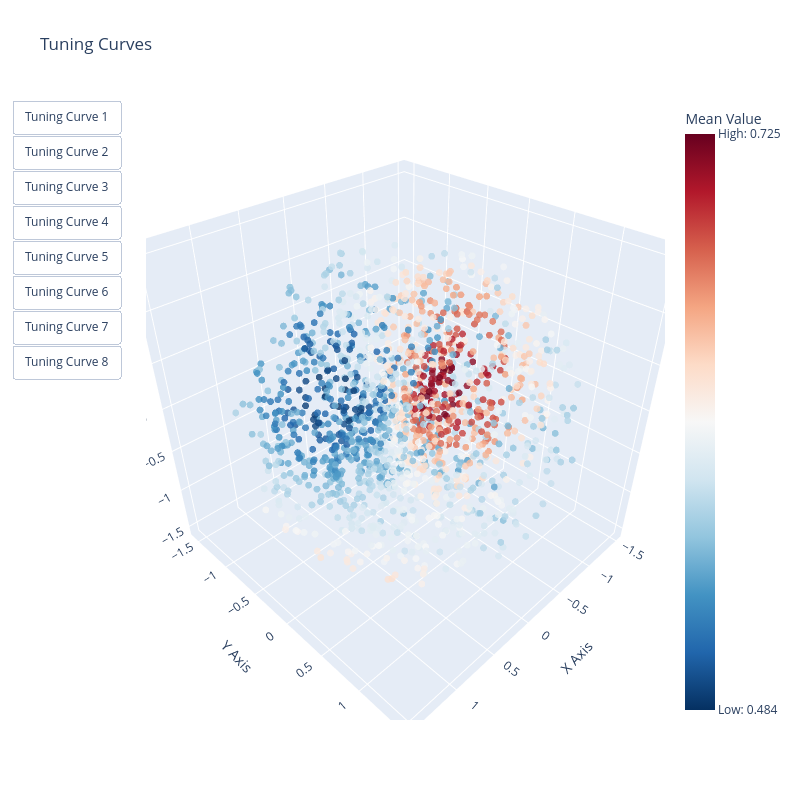

Notebook code cell kept with this figure:
### Markdown cell above
## Create a function that generates a mGPLVM-suitable dataset

Credit: Kris's [Colab Notebook](https://colab.research.google.com/drive/1C7x5u4cMsH5f4i261Yz81zgDHgcJ-_MY?usp=sharing#scrollTo=_kLWsteXAb5z)

### Code cell
### Try SO(3) ###
reload(Rot)
### generate some synthetic data ###
def plot_activity_heatmap(Y, title = "raw activity"):
  ### plot the activity of our neurons ###
  plt.figure(figsize = (10, 5))
  plt.imshow(Y, cmap = 'Greys', aspect = 'auto', vmin = np.quantile(Y, 0.01), vmax = np.quantile(Y, 0.90))
  plt.xlabel('time')
  plt.ylabel('neuron')
  plt.title(title, fontsize = 25)
  plt.xticks([])
  plt.yticks([])
  plt.show()

n_ts = 800 #total time points
n_ts1 = 400 #training time points
n_neurons = 100 #number of neurons

#generate quaternions over time using an autoregressive process
qs_t = np.random.normal(0, 1, (n_ts, 4)) #random points on sphere
qs_t = qs_t / np.sqrt(np.sum(qs_t**2, axis = 1, keepdims = True)) #normalize
for t in range(1, n_ts): #autoregressive process
  step = np.random.normal(0, 0.4, 3) #displacement in tangent space
  theta = np.sqrt(np.sum(step**2))
  v = step / theta
  qt = np.concatenate([np.ones(1)*np.cos(theta), np.sin(theta)*v]) #displacement in quaternion space
  qs_t[t, :] = Rot.q_mult_np(qt, qs_t[t-1, :])
  #print(qs_t[t, :], np.sum(qs_t[t, :]**2), theta)
qs_t = np.sign(qs_t[:, :1]) * qs_t #consistent sign

dt_dists = 4*( 1 - np.sum(qs_t[:-1, :] * qs_t[1:, :], axis = 1)**2 )
print('consecutive displacements:', np.quantile(dt_dists, [0.1, 0.25, 0.5, 0.75, 0.9]))
reload(g)
reload(Rot)
device = "cuda"
data = g.gen_featured_data(qs_t, trainer.config['training_config'])
features, labels = data.data, data.labels
features = features.to(device)
labels = labels.to(device)
network_model = trainer.model.to(device)
network_model.eval()

def get_hidden_state(module, input, output):
    global hidden_states
    hidden_states.append(output[0].detach().clone())

network_model.rnn.register_forward_hook(get_hidden_state) 
hidden_states = []
out = network_model(features)
index = 49
plot_activity_heatmap(hidden_states[0][:, index, :].cpu().numpy().T)
Y = hidden_states[0][:, index, :].cpu().numpy().T
Y1 = hidden_states[0][:n_ts1, index, :].cpu().numpy().T
thetas1 = qs_t[:n_ts1, :]
Y2 = hidden_states[0][n_ts1:, index, :].cpu().numpy().T
Y = np.array([Y])
_, n, m = Y.shape
plt.figure()
Yplot = Y[0]
print(Y.shape)
d = 1  # dims of latent space
n_z = 15  # number of inducing points
n_samples = 1  # number of samples


def build_model():
    # specify manifold, kernel and rdist
    manif = mgp.manifolds.So3(m, d)  # latent distribution manifold
    lat_dist = mgp.rdist.ReLie(manif, m, n_samples)  # construct ReLie distribution
    # Note: we construct the kernel and likelihood by passing the data in for initialization
    kernel = mgp.kernels.QuadExp(
        n, manif.distance
    )  # Use an exponential quadratic (RBF) kernel
    lik = mgp.likelihoods.Gaussian(n)  # Gaussian likelihood
    #lprior = mgp.lpriors.Uniform(manif)  # Prior on the manifold distribution
    lprior = mgp.lpriors.Brownian(manif, fixed_brownian_c=True, fixed_brownian_eta=False,
                                  brownian_eta=torch.ones(d) * 2 ** 2)
    z = manif.inducing_points(n, n_z)  # build inducing points
    model = mgp.models.SvgpLvm(
        n, m, n_samples, z, kernel, lik, lat_dist, lprior, whiten=False #True
    ).to(device)
    return model


data = torch.tensor(Y, device=device, dtype=torch.get_default_dtype())
model = build_model()

train_params = mgp.crossval.training_params(max_steps=1500, n_mc=16, lrate=5e-2, print_every=100, burnin=50)
progress = mgp.crossval.train_model(model, data, train_params)  # train model
pickle.dump(model, open(configs['save_path'] + "\\best_model_mgplvm.pkl", "wb"))
n_ts = 1600  #total time points
n_ts1 = 400  #training time points
n_neurons = n_size  #number of neurons

#generate quaternions over time using an autoregressive process
qs_t = np.random.normal(0, 1, (n_ts, 4))  #random points on sphere
qs_t = qs_t / np.sqrt(np.sum(qs_t ** 2, axis=1, keepdims=True))  #normalize
for t in range(1, n_ts):  #autoregressive process
    step = np.random.normal(0, 0.4, 3)  #displacement in tangent space
    theta = np.sqrt(np.sum(step ** 2))
    v = step / theta
    qt = np.concatenate([np.ones(1) * np.cos(theta), np.sin(theta) * v])  #displacement in quaternion space
    qs_t[t, :] = Rot.q_mult_np(qt, qs_t[t - 1, :])

qs_t = np.sign(qs_t[:, :1]) * qs_t  #consistent sign

theta = 2 * np.arccos(qs_t[..., :1])
u = qs_t[..., 1:]

xs = (0.5 * 
      u * theta)

query = torch.tensor(qs_t.T,
                     dtype=torch.get_default_dtype(),
                     device=device)[None, None, ...]
data = torch.tensor(Y, dtype=torch.get_default_dtype()).to(device)
fmean, fvar = model.obs.predict(query, full_cov=False)
fstd = fvar.sqrt()
print('\n\ntuning curves:')
from mpl_toolkits import mplot3d

plt.figure(figsize=(15, 15*n_size / 16))
for i in range(n_size):
    mean, std = [arr.cpu().detach().numpy() for arr in [fmean, fstd]]
    mean = mean[0, 0, :, :]
    ax = plt.subplot(int(n_size/4), 4, i + 1, projection='3d')
    n = i
    ax.scatter3D(xs[:, 0], xs[:, 1], xs[:, 2], c=mean[n, :], cmap='coolwarm', alpha=0.5, s=4)
    ax.set_xticks([]);
    ax.set_yticks([]);
    ax.set_zticks([])
plt.tight_layout()
plt.savefig(configs['save_path'] + "\\best_model_tuning_curves_mgplvm.png")

# Assuming you have already defined xs, fmean, and fstd appropriately

# Extract mean values
mean = fmean.cpu().detach().numpy()[0, 0, :, :]

# Create a figure with subplots
fig = go.Figure()
for i in range(n_size):
    n = i
    fig.add_trace(go.Scatter3d(
        x=xs[:, 0],
        y=xs[:, 1],
        z=xs[:, 2],
        mode='markers',
        marker=dict(
            size=4,
            reversescale=True,
            color=mean[n, :],
            opacity=0.8,
            colorbar=dict(
                title='Mean Value',
                tickvals=[mean[n, :].min(), 0, mean[n, :].max()],
                ticktext=[f"Low: {min(mean[n, :]):.3g}", f"Medium: {0}", f"High: {max(mean[n, :]):.3g}"],
            ),
            colorbar_title='Mean Value',
            colorscale="rdbu"
        ),
        name=f'Tuning Curve {i + 1}',
        showlegend=False,
        visible=False,
    ))

# Update layout for each subplot
fig.update_layout(
    height=800,  # Adjust height to match your matplotlib figsize
    width=800,  # Adjust width to match your matplotlib figsize
    title='Tuning Curves',
    legend=dict(
        title='Tuning Curves',
        x=0.7,
        y=1.2
    ),
    scene=dict(
        xaxis=dict(title='X Axis'),
        yaxis=dict(title='Y Axis'),
        zaxis=dict(title='Z Axis')
    ),
    scene2=dict(
        xaxis=dict(title='X Axis'),
        yaxis=dict(title='Y Axis'),
        zaxis=dict(title='Z Axis')
    ),
    scene3=dict(
        xaxis=dict(title='X Axis'),
        yaxis=dict(title='Y Axis'),
        zaxis=dict(title='Z Axis')
    ),
    scene4=dict(
        xaxis=dict(title='X Axis'),
        yaxis=dict(title='Y Axis'),
        zaxis=dict(title='Z Axis')
    ),
    scene5=dict(
        xaxis=dict(title='X Axis'),
        yaxis=dict(title='Y Axis'),
        zaxis=dict(title='Z Axis')
    ),
    scene6=dict(
        xaxis=dict(title='X Axis'),
        yaxis=dict(title='Y Axis'),
        zaxis=dict(title='Z Axis')
    ),
    scene7=dict(
        xaxis=dict(title='X Axis'),
        yaxis=dict(title='Y Axis'),
        zaxis=dict(title='Z Axis')
    )
)
fig.data[0].visible = True
# Create update menu buttons
updatemenus = [
    dict(
        type="buttons",
        showactive=False,
        buttons=[
            dict(label=f'Tuning Curve {i + 1}',
                 method='update',
                 args=[{'visible': [j == i for j in range(8)]}])
            for i in range(8)
        ],
    )
]

# Update layout for each subplot
fig.update_layout(
    updatemenus=updatemenus,
    height=800,  # Adjust height to match your matplotlib figsize
    width=800,  # Adjust width to match your matplotlib figsize
    title='Tuning Curves',
    legend=dict(
        title='Tuning Curves',
        x=0.7,
        y=1.2
    ),
    scene=dict(
        xaxis=dict(title='X Axis'),
        yaxis=dict(title='Y Axis'),
        zaxis=dict(title='Z Axis')
    )
)
pickle.dump(fig, open(configs['save_path'] + "\\best_model_tuning_curves_mgplvm.pkl", "wb"))
fig.show()

### Figure 1 — Plotly figure (JSON) as saved in the notebook; plotly's stock layout.template omitted (floating-point values rounded to 4 significant figures; data arrays with more than 128 entries replaced by an {"elided": "..."} marker saying what was removed)
{"data": [{"marker": {"color": {"elided": "1600 float values"}, "colorbar": {"ticktext": ["Low: 0.484", "Medium: 0", "High: 0.725"], "tickvals": [0.4842, 0, 0.7253], "title": {"text": "Mean Value"}}, "colorscale": [[0.0, "rgb(103,0,31)"], [0.1, "rgb(178,24,43)"], [0.2, "rgb(214,96,77)"], [0.3, "rgb(244,165,130)"], [0.4, "rgb(253,219,199)"], [0.5, "rgb(247,247,247)"], [0.6, "rgb(209,229,240)"], [0.7, "rgb(146,197,222)"], [0.8, "rgb(67,147,195)"], [0.9, "rgb(33,102,172)"], [1.0, "rgb(5,48,97)"]], "opacity": 0.8, "reversescale": true, "size": 4}, "mode": "markers", "name": "Tuning Curve 1", "showlegend": false, "visible": true, "x": {"elided": "1600 float values"}, "y": {"elided": "1600 float values"}, "z": {"elided": "1600 float values"}, "type": "scatter3d"}, {"marker": {"color": {"elided": "1600 float values"}, "colorbar": {"ticktext": ["Low: -0.629", "Medium: 0", "High: 0.834"], "tickvals": [-0.6294, 0, 0.8344], "title": {"text": "Mean Value"}}, "colorscale": [[0.0, "rgb(103,0,31)"], [0.1, "rgb(178,24,43)"], [0.2, "rgb(214,96,77)"], [0.3, "rgb(244,165,130)"], [0.4, "rgb(253,219,199)"], [0.5, "rgb(247,247,247)"], [0.6, "rgb(209,229,240)"], [0.7, "rgb(146,197,222)"], [0.8, "rgb(67,147,195)"], [0.9, "rgb(33,102,172)"], [1.0, "rgb(5,48,97)"]], "opacity": 0.8, "reversescale": true, "size": 4}, "mode": "markers", "name": "Tuning Curve 2", "showlegend": false, "visible": false, "x": {"elided": "1600 float values"}, "y": {"elided": "1600 float values"}, "z": {"elided": "1600 float values"}, "type": "scatter3d"}, {"marker": {"color": {"elided": "1600 float values"}, "colorbar": {"ticktext": ["Low: -0.895", "Medium: 0", "High: 0.919"], "tickvals": [-0.8952, 0, 0.9189], "title": {"text": "Mean Value"}}, "colorscale": [[0.0, "rgb(103,0,31)"], [0.1, "rgb(178,24,43)"], [0.2, "rgb(214,96,77)"], [0.3, "rgb(244,165,130)"], [0.4, "rgb(253,219,199)"], [0.5, "rgb(247,247,247)"], [0.6, "rgb(209,229,240)"], [0.7, "rgb(146,197,222)"], [0.8, "rgb(67,147,195)"], [0.9, "rgb(33,102,172)"], [1.0, "rgb(5,48,97)"]], "opacity": 0.8, "reversescale": true, "size": 4}, "mode": "markers", "name": "Tuning Curve 3", "showlegend": false, "visible": false, "x": {"elided": "1600 float values"}, "y": {"elided": "1600 float values"}, "z": {"elided": "1600 float values"}, "type": "scatter3d"}, {"marker": {"color": {"elided": "1600 float values"}, "colorbar": {"ticktext": ["Low: -0.806", "Medium: 0", "High: 1.07"], "tickvals": [-0.8058, 0, 1.073], "title": {"text": "Mean Value"}}, "colorscale": [[0.0, "rgb(103,0,31)"], [0.1, "rgb(178,24,43)"], [0.2, "rgb(214,96,77)"], [0.3, "rgb(244,165,130)"], [0.4, "rgb(253,219,199)"], [0.5, "rgb(247,247,247)"], [0.6, "rgb(209,229,240)"], [0.7, "rgb(146,197,222)"], [0.8, "rgb(67,147,195)"], [0.9, "rgb(33,102,172)"], [1.0, "rgb(5,48,97)"]], "opacity": 0.8, "reversescale": true, "size": 4}, "mode": "markers", "name": "Tuning Curve 4", "showlegend": false, "visible": false, "x": {"elided": "1600 float values"}, "y": {"elided": "1600 float values"}, "z": {"elided": "1600 float values"}, "type": "scatter3d"}, {"marker": {"color": {"elided": "1600 float values"}, "colorbar": {"ticktext": ["Low: -0.803", "Medium: 0", "High: 0.742"], "tickvals": [-0.8028, 0, 0.7417], "title": {"text": "Mean Value"}}, "colorscale": [[0.0, "rgb(103,0,31)"], [0.1, "rgb(178,24,43)"], [0.2, "rgb(214,96,77)"], [0.3, "rgb(244,165,130)"], [0.4, "rgb(253,219,199)"], [0.5, "rgb(247,247,247)"], [0.6, "rgb(209,229,240)"], [0.7, "rgb(146,197,222)"], [0.8, "rgb(67,147,195)"], [0.9, "rgb(33,102,172)"], [1.0, "rgb(5,48,97)"]], "opacity": 0.8, "reversescale": true, "size": 4}, "mode": "markers", "name": "Tuning Curve 5", "showlegend": false, "visible": false, "x": {"elided": "1600 float values"}, "y": {"elided": "1600 float values"}, "z": {"elided": "1600 float values"}, "type": "scatter3d"}, {"marker": {"color": {"elided": "1600 float values"}, "colorbar": {"ticktext": ["Low: -0.437", "Medium: 0", "High: 0.513"], "tickvals": [-0.4368, 0, 0.5135], "title": {"text": "Mean Value"}}, "colorscale": [[0.0, "rgb(103,0,31)"], [0.1, "rgb(178,24,43)"], [0.2, "rgb(214,96,77)"], [0.3, "rgb(244,165,130)"], [0.4, "rgb(253,219,199)"], [0.5, "rgb(247,247,247)"], [0.6, "rgb(209,229,240)"], [0.7, "rgb(146,197,222)"], [0.8, "rgb(67,147,195)"], [0.9, "rgb(33,102,172)"], [1.0, "rgb(5,48,97)"]], "opacity": 0.8, "reversescale": true, "size": 4}, "mode": "markers", "name": "Tuning Curve 6", "showlegend": false, "visible": false, "x": {"elided": "1600 float values"}, "y": {"elided": "1600 float values"}, "z": {"elided": "1600 float values"}, "type": "scatter3d"}, {"marker": {"color": {"elided": "1600 float values"}, "colorbar": {"ticktext": ["Low: -0.79", "Medium: 0", "High: 0.993"], "tickvals": [-0.79, 0, 0.9928], "title": {"text": "Mean Value"}}, "colorscale": [[0.0, "rgb(103,0,31)"], [0.1, "rgb(178,24,43)"], [0.2, "rgb(214,96,77)"], [0.3, "rgb(244,165,130)"], [0.4, "rgb(253,219,199)"], [0.5, "rgb(247,247,247)"], [0.6, "rgb(209,229,240)"], [0.7, "rgb(146,197,222)"], [0.8, "rgb(67,147,195)"], [0.9, "rgb(33,102,172)"], [1.0, "rgb(5,48,97)"]], "opacity": 0.8, "reversescale": true, "size": 4}, "mode": "markers", "name": "Tuning Curve 7", "showlegend": false, "visible": false, "x": {"elided": "1600 float values"}, "y": {"elided": "1600 float values"}, "z": {"elided": "1600 float values"}, "type": "scatter3d"}, {"marker": {"color": {"elided": "1600 float values"}, "colorbar": {"ticktext": ["Low: -0.646", "Medium: 0", "High: 0.546"], "tickvals": [-0.6464, 0, 0.5462], "title": {"text": "Mean Value"}}, "colorscale": [[0.0, "rgb(103,0,31)"], [0.1, "rgb(178,24,43)"], [0.2, "rgb(214,96,77)"], [0.3, "rgb(244,165,130)"], [0.4, "rgb(253,219,199)"], [0.5, "rgb(247,247,247)"], [0.6, "rgb(209,229,240)"], [0.7, "rgb(146,197,222)"], [0.8, "rgb(67,147,195)"], [0.9, "rgb(33,102,172)"], [1.0, "rgb(5,48,97)"]], "opacity": 0.8, "reversescale": true, "size": 4}, "mode": "markers", "name": "Tuning Curve 8", "showlegend": false, "visible": false, "x": {"elided": "1600 float values"}, "y": {"elided": "1600 float values"}, "z": {"elided": "1600 float values"}, "type": "scatter3d"}], "layout": {"legend": {"title": {"text": "Tuning Curves"}, "x": 0.7, "y": 1.2}, "scene2": {"xaxis": {"title": {"text": "X Axis"}}, "yaxis": {"title": {"text": "Y Axis"}}, "zaxis": {"title": {"text": "Z Axis"}}}, "scene3": {"xaxis": {"title": {"text": "X Axis"}}, "yaxis": {"title": {"text": "Y Axis"}}, "zaxis": {"title": {"text": "Z Axis"}}}, "scene4": {"xaxis": {"title": {"text": "X Axis"}}, "yaxis": {"title": {"text": "Y Axis"}}, "zaxis": {"title": {"text": "Z Axis"}}}, "scene5": {"xaxis": {"title": {"text": "X Axis"}}, "yaxis": {"title": {"text": "Y Axis"}}, "zaxis": {"title": {"text": "Z Axis"}}}, "scene6": {"xaxis": {"title": {"text": "X Axis"}}, "yaxis": {"title": {"text": "Y Axis"}}, "zaxis": {"title": {"text": "Z Axis"}}}, "scene7": {"xaxis": {"title": {"text": "X Axis"}}, "yaxis": {"title": {"text": "Y Axis"}}, "zaxis": {"title": {"text": "Z Axis"}}}, "height": 800, "width": 800, "title": {"text": "Tuning Curves"}, "scene": {"xaxis": {"title": {"text": "X Axis"}}, "yaxis": {"title": {"text": "Y Axis"}}, "zaxis": {"title": {"text": "Z Axis"}}}, "updatemenus": [{"buttons": [{"args": [{"visible": [true, false, false, false, false, false, false, false]}], "label": "Tuning Curve 1", "method": "update"}, {"args": [{"visible": [false, true, false, false, false, false, false, false]}], "label": "Tuning Curve 2", "method": "update"}, {"args": [{"visible": [false, false, true, false, false, false, false, false]}], "label": "Tuning Curve 3", "method": "update"}, {"args": [{"visible": [false, false, false, true, false, false, false, false]}], "label": "Tuning Curve 4", "method": "update"}, {"args": [{"visible": [false, false, false, false, true, false, false, false]}], "label": "Tuning Curve 5", "method": "update"}, {"args": [{"visible": [false, false, false, false, false, true, false, false]}], "label": "Tuning Curve 6", "method": "update"}, {"args": [{"visible": [false, false, false, false, false, false, true, false]}], "label": "Tuning Curve 7", "method": "update"}, {"args": [{"visible": [false, false, false, false, false, false, false, true]}], "label": "Tuning Curve 8", "method": "update"}], "showactive": false, "type": "buttons"}]}}
